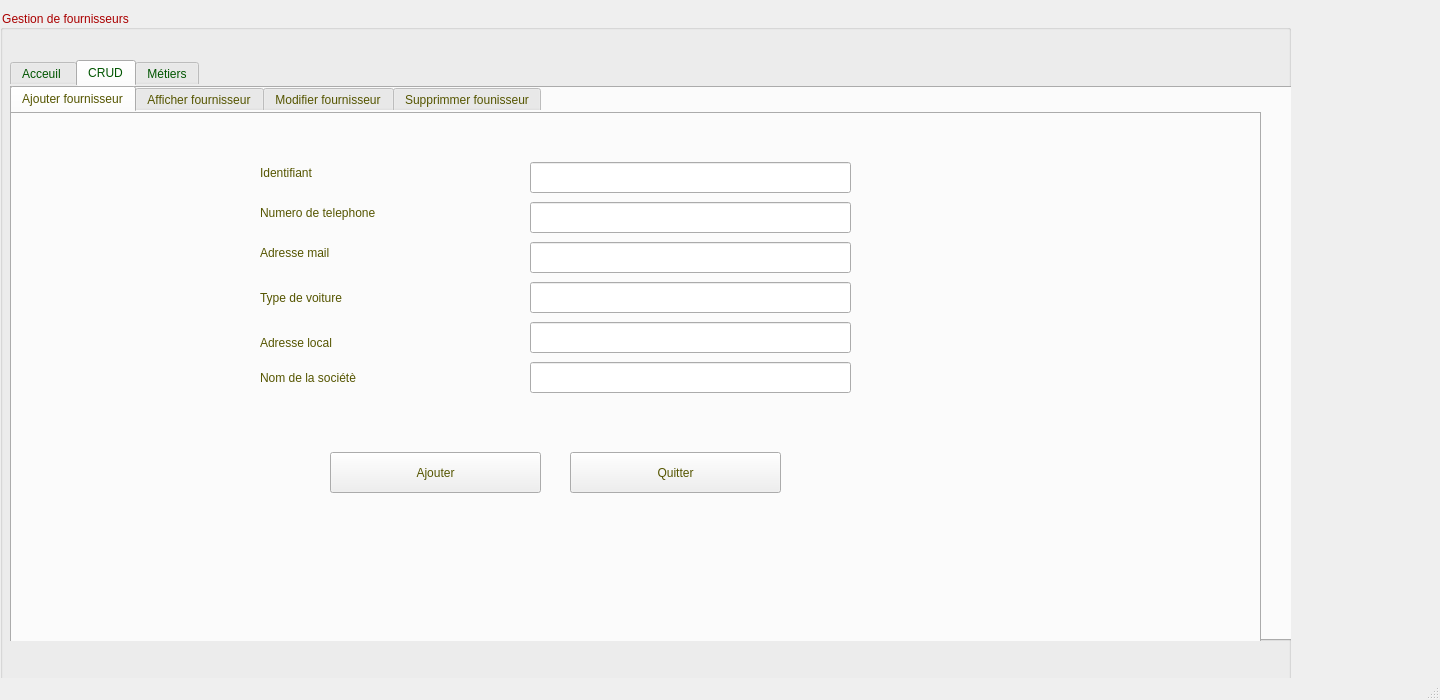
<?xml version="1.0" encoding="UTF-8"?>
<ui version="4.0">
 <class>MainWindow</class>
 <widget class="QMainWindow" name="MainWindow">
  <property name="geometry">
   <rect>
    <x>0</x>
    <y>0</y>
    <width>1440</width>
    <height>700</height>
   </rect>
  </property>
  <property name="windowTitle">
   <string>MainWindow</string>
  </property>
  <property name="styleSheet">
   <string notr="true">font: 25 28pt &quot;Yu Gothic UI Light&quot;;
font: 20pt &quot;MS Shell Dlg 2&quot;;</string>
  </property>
  <widget class="QWidget" name="centralwidget">
   <widget class="QGroupBox" name="groupBox">
    <property name="geometry">
     <rect>
      <x>0</x>
      <y>10</y>
      <width>1291</width>
      <height>731</height>
     </rect>
    </property>
    <property name="styleSheet">
     <string notr="true">font: 75 italic 22pt &quot;Sitka Banner&quot;;
border-color: rgb(0, 0, 0);
color: rgb(170, 0, 0);</string>
    </property>
    <property name="title">
     <string>Gestion de fournisseurs</string>
    </property>
    <widget class="QTabWidget" name="tabWidget">
     <property name="geometry">
      <rect>
       <x>10</x>
       <y>50</y>
       <width>1291</width>
       <height>581</height>
      </rect>
     </property>
     <property name="styleSheet">
      <string notr="true">font: 75 20pt &quot;Sitka Display&quot;;
border-color: rgb(0, 0, 0);
color: rgb(0, 85, 0);</string>
     </property>
     <property name="currentIndex">
      <number>1</number>
     </property>
     <widget class="QWidget" name="tab_3">
      <attribute name="title">
       <string>Acceuil </string>
      </attribute>
     </widget>
     <widget class="QWidget" name="tab_4">
      <attribute name="title">
       <string>CRUD</string>
      </attribute>
      <widget class="QTabWidget" name="tabWidget_3">
       <property name="geometry">
        <rect>
         <x>0</x>
         <y>0</y>
         <width>1251</width>
         <height>591</height>
        </rect>
       </property>
       <property name="styleSheet">
        <string notr="true">font: 16pt &quot;MS Shell Dlg 2&quot;;
border-color: rgb(0, 0, 0);
color: rgb(85, 85, 0);
font: 16pt &quot;Palatino Linotype&quot;;</string>
       </property>
       <property name="currentIndex">
        <number>0</number>
       </property>
       <widget class="QWidget" name="tab_8">
        <attribute name="title">
         <string>Ajouter fournisseur</string>
        </attribute>
        <widget class="QPushButton" name="pb_ajouter">
         <property name="geometry">
          <rect>
           <x>320</x>
           <y>340</y>
           <width>211</width>
           <height>41</height>
          </rect>
         </property>
         <property name="text">
          <string>Ajouter</string>
         </property>
        </widget>
        <widget class="QLineEdit" name="le_nom">
         <property name="geometry">
          <rect>
           <x>520</x>
           <y>250</y>
           <width>321</width>
           <height>31</height>
          </rect>
         </property>
        </widget>
        <widget class="QLineEdit" name="le_id">
         <property name="geometry">
          <rect>
           <x>520</x>
           <y>50</y>
           <width>321</width>
           <height>31</height>
          </rect>
         </property>
         <property name="styleSheet">
          <string notr="true"/>
         </property>
        </widget>
        <widget class="QLabel" name="label_8">
         <property name="geometry">
          <rect>
           <x>250</x>
           <y>160</y>
           <width>231</width>
           <height>51</height>
          </rect>
         </property>
         <property name="text">
          <string>Type de voiture</string>
         </property>
        </widget>
        <widget class="QLineEdit" name="le_voiture">
         <property name="geometry">
          <rect>
           <x>520</x>
           <y>210</y>
           <width>321</width>
           <height>31</height>
          </rect>
         </property>
        </widget>
        <widget class="QLabel" name="label_9">
         <property name="geometry">
          <rect>
           <x>250</x>
           <y>250</y>
           <width>271</width>
           <height>31</height>
          </rect>
         </property>
         <property name="text">
          <string>Nom de la sociétè</string>
         </property>
        </widget>
        <widget class="QLabel" name="label_10">
         <property name="geometry">
          <rect>
           <x>250</x>
           <y>120</y>
           <width>201</width>
           <height>41</height>
          </rect>
         </property>
         <property name="text">
          <string>Adresse mail</string>
         </property>
        </widget>
        <widget class="QLineEdit" name="le_mail">
         <property name="geometry">
          <rect>
           <x>520</x>
           <y>130</y>
           <width>321</width>
           <height>31</height>
          </rect>
         </property>
        </widget>
        <widget class="QLabel" name="label_11">
         <property name="geometry">
          <rect>
           <x>250</x>
           <y>40</y>
           <width>171</width>
           <height>41</height>
          </rect>
         </property>
         <property name="text">
          <string>Identifiant</string>
         </property>
        </widget>
        <widget class="QLineEdit" name="le_num">
         <property name="geometry">
          <rect>
           <x>520</x>
           <y>90</y>
           <width>321</width>
           <height>31</height>
          </rect>
         </property>
        </widget>
        <widget class="QLineEdit" name="le_adresse">
         <property name="geometry">
          <rect>
           <x>520</x>
           <y>170</y>
           <width>321</width>
           <height>31</height>
          </rect>
         </property>
        </widget>
        <widget class="QLabel" name="label_12">
         <property name="geometry">
          <rect>
           <x>250</x>
           <y>70</y>
           <width>261</width>
           <height>61</height>
          </rect>
         </property>
         <property name="text">
          <string>Numero de telephone</string>
         </property>
        </widget>
        <widget class="QLabel" name="label_13">
         <property name="geometry">
          <rect>
           <x>250</x>
           <y>210</y>
           <width>231</width>
           <height>41</height>
          </rect>
         </property>
         <property name="text">
          <string>Adresse local</string>
         </property>
        </widget>
        <widget class="QPushButton" name="exitBtn_3">
         <property name="geometry">
          <rect>
           <x>560</x>
           <y>340</y>
           <width>211</width>
           <height>41</height>
          </rect>
         </property>
         <property name="text">
          <string>Quitter</string>
         </property>
         <property name="icon">
          <iconset>
           <normaloff>:/images/images/remove.png</normaloff>:/images/images/remove.png</iconset>
         </property>
        </widget>
       </widget>
       <widget class="QWidget" name="tab_9">
        <attribute name="title">
         <string>Afficher fournisseur</string>
        </attribute>
        <widget class="QTableView" name="tab_fournisseur">
         <property name="geometry">
          <rect>
           <x>80</x>
           <y>40</y>
           <width>1100</width>
           <height>381</height>
          </rect>
         </property>
         <property name="sizePolicy">
          <sizepolicy hsizetype="Expanding" vsizetype="Expanding">
           <horstretch>1</horstretch>
           <verstretch>0</verstretch>
          </sizepolicy>
         </property>
         <property name="toolTip">
          <string>&lt;html&gt;&lt;head/&gt;&lt;body&gt;&lt;p&gt;&lt;br/&gt;&lt;/p&gt;&lt;/body&gt;&lt;/html&gt;</string>
         </property>
         <property name="styleSheet">
          <string notr="true">font: 75 italic 16pt &quot;Rockwell&quot;;</string>
         </property>
         <property name="autoScrollMargin">
          <number>25</number>
         </property>
         <property name="sortingEnabled">
          <bool>false</bool>
         </property>
         <property name="wordWrap">
          <bool>false</bool>
         </property>
        </widget>
       </widget>
       <widget class="QWidget" name="tab_10">
        <attribute name="title">
         <string>Modifier fournisseur</string>
        </attribute>
        <widget class="QLineEdit" name="le_id_2">
         <property name="geometry">
          <rect>
           <x>540</x>
           <y>50</y>
           <width>271</width>
           <height>31</height>
          </rect>
         </property>
        </widget>
        <widget class="QLineEdit" name="le_num_2">
         <property name="geometry">
          <rect>
           <x>540</x>
           <y>90</y>
           <width>271</width>
           <height>31</height>
          </rect>
         </property>
        </widget>
        <widget class="QLineEdit" name="le_mail_2">
         <property name="geometry">
          <rect>
           <x>540</x>
           <y>130</y>
           <width>271</width>
           <height>31</height>
          </rect>
         </property>
        </widget>
        <widget class="QLineEdit" name="le_adresse_2">
         <property name="geometry">
          <rect>
           <x>540</x>
           <y>170</y>
           <width>271</width>
           <height>31</height>
          </rect>
         </property>
        </widget>
        <widget class="QLineEdit" name="le_voiture_2">
         <property name="geometry">
          <rect>
           <x>540</x>
           <y>210</y>
           <width>271</width>
           <height>31</height>
          </rect>
         </property>
        </widget>
        <widget class="QLineEdit" name="le_nom_2">
         <property name="geometry">
          <rect>
           <x>540</x>
           <y>250</y>
           <width>271</width>
           <height>31</height>
          </rect>
         </property>
        </widget>
        <widget class="QLabel" name="label_18">
         <property name="geometry">
          <rect>
           <x>290</x>
           <y>90</y>
           <width>291</width>
           <height>31</height>
          </rect>
         </property>
         <property name="text">
          <string>Numero de telephone</string>
         </property>
        </widget>
        <widget class="QLabel" name="label_20">
         <property name="geometry">
          <rect>
           <x>290</x>
           <y>170</y>
           <width>231</width>
           <height>20</height>
          </rect>
         </property>
         <property name="text">
          <string>Adresse local</string>
         </property>
        </widget>
        <widget class="QLabel" name="label_21">
         <property name="geometry">
          <rect>
           <x>290</x>
           <y>210</y>
           <width>181</width>
           <height>16</height>
          </rect>
         </property>
         <property name="text">
          <string>Adresse mail</string>
         </property>
        </widget>
        <widget class="QLabel" name="label_19">
         <property name="geometry">
          <rect>
           <x>290</x>
           <y>60</y>
           <width>171</width>
           <height>16</height>
          </rect>
         </property>
         <property name="text">
          <string>Identifiant</string>
         </property>
        </widget>
        <widget class="QLabel" name="label_14">
         <property name="geometry">
          <rect>
           <x>290</x>
           <y>140</y>
           <width>331</width>
           <height>16</height>
          </rect>
         </property>
         <property name="text">
          <string>Nom de la sociétè</string>
         </property>
        </widget>
        <widget class="QLabel" name="label_17">
         <property name="geometry">
          <rect>
           <x>290</x>
           <y>240</y>
           <width>221</width>
           <height>41</height>
          </rect>
         </property>
         <property name="text">
          <string>Type de voiture</string>
         </property>
        </widget>
        <widget class="QPushButton" name="pb_modifier">
         <property name="geometry">
          <rect>
           <x>350</x>
           <y>360</y>
           <width>131</width>
           <height>31</height>
          </rect>
         </property>
         <property name="text">
          <string>modifier</string>
         </property>
        </widget>
        <widget class="QPushButton" name="exitBtn_2">
         <property name="geometry">
          <rect>
           <x>540</x>
           <y>360</y>
           <width>131</width>
           <height>31</height>
          </rect>
         </property>
         <property name="text">
          <string>Quitter</string>
         </property>
         <property name="icon">
          <iconset>
           <normaloff>:/images/images/remove.png</normaloff>:/images/images/remove.png</iconset>
         </property>
        </widget>
       </widget>
       <widget class="QWidget" name="ezvjnzvjznvozivzoiv">
        <attribute name="title">
         <string>Supprimmer founisseur</string>
        </attribute>
        <widget class="QLineEdit" name="le_id_sup">
         <property name="geometry">
          <rect>
           <x>310</x>
           <y>60</y>
           <width>451</width>
           <height>41</height>
          </rect>
         </property>
        </widget>
        <widget class="QPushButton" name="pb_supprimer">
         <property name="geometry">
          <rect>
           <x>780</x>
           <y>60</y>
           <width>311</width>
           <height>41</height>
          </rect>
         </property>
         <property name="text">
          <string>Supprimer</string>
         </property>
        </widget>
        <widget class="QLabel" name="label_37">
         <property name="geometry">
          <rect>
           <x>110</x>
           <y>50</y>
           <width>201</width>
           <height>51</height>
          </rect>
         </property>
         <property name="text">
          <string>Identifiant</string>
         </property>
        </widget>
        <widget class="QPushButton" name="exitBtn_4">
         <property name="geometry">
          <rect>
           <x>440</x>
           <y>260</y>
           <width>211</width>
           <height>41</height>
          </rect>
         </property>
         <property name="text">
          <string>Quitter</string>
         </property>
         <property name="icon">
          <iconset>
           <normaloff>:/images/images/remove.png</normaloff>:/images/images/remove.png</iconset>
         </property>
        </widget>
       </widget>
      </widget>
     </widget>
     <widget class="QWidget" name="tab_5">
      <attribute name="title">
       <string>Métiers</string>
      </attribute>
      <widget class="QTabWidget" name="tabWidget_4">
       <property name="geometry">
        <rect>
         <x>0</x>
         <y>0</y>
         <width>1221</width>
         <height>451</height>
        </rect>
       </property>
       <property name="minimumSize">
        <size>
         <width>661</width>
         <height>351</height>
        </size>
       </property>
       <property name="styleSheet">
        <string notr="true">color: rgb(85, 85, 0);
border-color: rgb(0, 0, 0);</string>
       </property>
       <property name="currentIndex">
        <number>0</number>
       </property>
       <widget class="QWidget" name="tab_16">
        <attribute name="title">
         <string>Rechercher fournisseur</string>
        </attribute>
        <widget class="QLineEdit" name="lineEdit_recherche">
         <property name="geometry">
          <rect>
           <x>20</x>
           <y>10</y>
           <width>901</width>
           <height>41</height>
          </rect>
         </property>
        </widget>
        <widget class="QPushButton" name="lineEdit_recherche_1">
         <property name="geometry">
          <rect>
           <x>960</x>
           <y>10</y>
           <width>201</width>
           <height>41</height>
          </rect>
         </property>
         <property name="text">
          <string>Rechercher</string>
         </property>
        </widget>
        <widget class="QTableView" name="tab_fournisseur_1">
         <property name="geometry">
          <rect>
           <x>20</x>
           <y>60</y>
           <width>1141</width>
           <height>261</height>
          </rect>
         </property>
         <property name="styleSheet">
          <string notr="true">
font: 63 16pt &quot;Yu Gothic UI&quot;;</string>
         </property>
        </widget>
        <widget class="QPushButton" name="exitBtn_6">
         <property name="geometry">
          <rect>
           <x>540</x>
           <y>330</y>
           <width>141</width>
           <height>41</height>
          </rect>
         </property>
         <property name="text">
          <string>Quitter</string>
         </property>
         <property name="icon">
          <iconset>
           <normaloff>:/images/images/remove.png</normaloff>:/images/images/remove.png</iconset>
         </property>
        </widget>
       </widget>
       <widget class="QWidget" name="tab_17">
        <attribute name="title">
         <string>Authentification</string>
        </attribute>
        <widget class="QGroupBox" name="groupBox_2">
         <property name="geometry">
          <rect>
           <x>10</x>
           <y>10</y>
           <width>1221</width>
           <height>431</height>
          </rect>
         </property>
         <property name="title">
          <string>profil</string>
         </property>
         <widget class="QLineEdit" name="lineEdit">
          <property name="geometry">
           <rect>
            <x>440</x>
            <y>60</y>
            <width>191</width>
            <height>31</height>
           </rect>
          </property>
         </widget>
         <widget class="QLineEdit" name="lineEdit_2">
          <property name="geometry">
           <rect>
            <x>440</x>
            <y>140</y>
            <width>191</width>
            <height>31</height>
           </rect>
          </property>
         </widget>
         <widget class="QLineEdit" name="lineEdit_3">
          <property name="geometry">
           <rect>
            <x>440</x>
            <y>100</y>
            <width>191</width>
            <height>31</height>
           </rect>
          </property>
         </widget>
         <widget class="QLabel" name="label">
          <property name="geometry">
           <rect>
            <x>290</x>
            <y>60</y>
            <width>121</width>
            <height>31</height>
           </rect>
          </property>
          <property name="text">
           <string>login</string>
          </property>
         </widget>
         <widget class="QLabel" name="label_2">
          <property name="geometry">
           <rect>
            <x>200</x>
            <y>100</y>
            <width>231</width>
            <height>31</height>
           </rect>
          </property>
          <property name="text">
           <string>saisir le mot de passe </string>
          </property>
         </widget>
         <widget class="QLabel" name="label_3">
          <property name="geometry">
           <rect>
            <x>150</x>
            <y>140</y>
            <width>291</width>
            <height>31</height>
           </rect>
          </property>
          <property name="text">
           <string>confirmer le mot de passe</string>
          </property>
         </widget>
         <widget class="QPushButton" name="pb_log_in">
          <property name="geometry">
           <rect>
            <x>270</x>
            <y>230</y>
            <width>141</width>
            <height>31</height>
           </rect>
          </property>
          <property name="text">
           <string>log in</string>
          </property>
         </widget>
         <widget class="QPushButton" name="exitBtn_5">
          <property name="geometry">
           <rect>
            <x>440</x>
            <y>230</y>
            <width>161</width>
            <height>31</height>
           </rect>
          </property>
          <property name="text">
           <string>Quitter</string>
          </property>
          <property name="icon">
           <iconset>
            <normaloff>:/images/images/remove.png</normaloff>:/images/images/remove.png</iconset>
          </property>
         </widget>
        </widget>
       </widget>
       <widget class="QWidget" name="tab_18">
        <attribute name="title">
         <string>Statistique</string>
        </attribute>
       </widget>
       <widget class="QWidget" name="tab_19">
        <attribute name="title">
         <string>archiver facture</string>
        </attribute>
       </widget>
       <widget class="QWidget" name="tab_20">
        <attribute name="title">
         <string>Mailling</string>
        </attribute>
        <widget class="QLineEdit" name="server">
         <property name="geometry">
          <rect>
           <x>240</x>
           <y>10</y>
           <width>241</width>
           <height>20</height>
          </rect>
         </property>
         <property name="styleSheet">
          <string notr="true">font: 11pt &quot;NSimSun&quot;;</string>
         </property>
        </widget>
        <widget class="QLineEdit" name="port">
         <property name="geometry">
          <rect>
           <x>240</x>
           <y>30</y>
           <width>241</width>
           <height>20</height>
          </rect>
         </property>
        </widget>
        <widget class="QLineEdit" name="paswd">
         <property name="geometry">
          <rect>
           <x>240</x>
           <y>70</y>
           <width>241</width>
           <height>20</height>
          </rect>
         </property>
        </widget>
        <widget class="QLineEdit" name="rcpt">
         <property name="geometry">
          <rect>
           <x>240</x>
           <y>90</y>
           <width>241</width>
           <height>20</height>
          </rect>
         </property>
        </widget>
        <widget class="QLineEdit" name="msg">
         <property name="geometry">
          <rect>
           <x>240</x>
           <y>130</y>
           <width>241</width>
           <height>151</height>
          </rect>
         </property>
        </widget>
        <widget class="QPushButton" name="exitBtn">
         <property name="geometry">
          <rect>
           <x>351</x>
           <y>290</y>
           <width>75</width>
           <height>24</height>
          </rect>
         </property>
         <property name="styleSheet">
          <string notr="true">font: 6pt &quot;MS Shell Dlg 2&quot;;
font: 10pt &quot;MS Shell Dlg 2&quot;;</string>
         </property>
         <property name="text">
          <string>Quitter</string>
         </property>
         <property name="icon">
          <iconset>
           <normaloff>:/images/images/remove.png</normaloff>:/images/images/remove.png</iconset>
         </property>
        </widget>
        <widget class="QPushButton" name="sendBtn">
         <property name="geometry">
          <rect>
           <x>270</x>
           <y>290</y>
           <width>75</width>
           <height>24</height>
          </rect>
         </property>
         <property name="styleSheet">
          <string notr="true">font: 10pt &quot;MS Shell Dlg 2&quot;;</string>
         </property>
         <property name="text">
          <string>Envoyer</string>
         </property>
         <property name="icon">
          <iconset>
           <normaloff>:/images/images/send.png</normaloff>:/images/images/send.png</iconset>
         </property>
        </widget>
        <widget class="QLineEdit" name="uname">
         <property name="geometry">
          <rect>
           <x>240</x>
           <y>50</y>
           <width>241</width>
           <height>20</height>
          </rect>
         </property>
        </widget>
        <widget class="QLineEdit" name="subject">
         <property name="geometry">
          <rect>
           <x>240</x>
           <y>110</y>
           <width>241</width>
           <height>20</height>
          </rect>
         </property>
        </widget>
        <widget class="QLabel" name="label_7">
         <property name="geometry">
          <rect>
           <x>180</x>
           <y>140</y>
           <width>46</width>
           <height>24</height>
          </rect>
         </property>
         <property name="styleSheet">
          <string notr="true">font: 10pt &quot;MS Shell Dlg 2&quot;;</string>
         </property>
         <property name="text">
          <string>Message:</string>
         </property>
        </widget>
        <widget class="QLabel" name="label_6">
         <property name="geometry">
          <rect>
           <x>180</x>
           <y>110</y>
           <width>31</width>
           <height>20</height>
          </rect>
         </property>
         <property name="styleSheet">
          <string notr="true">font: 10pt &quot;MS Shell Dlg 2&quot;;</string>
         </property>
         <property name="text">
          <string>Objet:</string>
         </property>
        </widget>
        <widget class="QLabel" name="label_4">
         <property name="geometry">
          <rect>
           <x>150</x>
           <y>50</y>
           <width>42</width>
           <height>20</height>
          </rect>
         </property>
         <property name="styleSheet">
          <string notr="true">font: 10pt &quot;MS Shell Dlg 2&quot;;</string>
         </property>
         <property name="text">
          <string>Adresse:</string>
         </property>
        </widget>
        <widget class="QLabel" name="label_5">
         <property name="geometry">
          <rect>
           <x>150</x>
           <y>70</y>
           <width>69</width>
           <height>20</height>
          </rect>
         </property>
         <property name="styleSheet">
          <string notr="true">font: 10pt &quot;MS Shell Dlg 2&quot;;</string>
         </property>
         <property name="text">
          <string>Mot de passe:</string>
         </property>
        </widget>
        <widget class="QLabel" name="label_15">
         <property name="geometry">
          <rect>
           <x>170</x>
           <y>90</y>
           <width>62</width>
           <height>20</height>
          </rect>
         </property>
         <property name="styleSheet">
          <string notr="true">font: 10pt &quot;MS Shell Dlg 2&quot;;</string>
         </property>
         <property name="text">
          <string>Destinataire:</string>
         </property>
        </widget>
        <widget class="QLabel" name="label_16">
         <property name="geometry">
          <rect>
           <x>150</x>
           <y>10</y>
           <width>91</width>
           <height>20</height>
          </rect>
         </property>
         <property name="styleSheet">
          <string notr="true">font: 10pt &quot;MS Shell Dlg 2&quot;;
</string>
         </property>
         <property name="text">
          <string>Smtp-server:</string>
         </property>
        </widget>
        <widget class="QLabel" name="label_22">
         <property name="geometry">
          <rect>
           <x>150</x>
           <y>30</y>
           <width>91</width>
           <height>20</height>
          </rect>
         </property>
         <property name="styleSheet">
          <string notr="true">font: 10pt &quot;MS Shell Dlg 2&quot;;</string>
         </property>
         <property name="text">
          <string>Server port:</string>
         </property>
        </widget>
        <widget class="QPushButton" name="deconnexion">
         <property name="geometry">
          <rect>
           <x>550</x>
           <y>290</y>
           <width>91</width>
           <height>31</height>
          </rect>
         </property>
         <property name="styleSheet">
          <string notr="true">font: 10pt &quot;MS Shell Dlg 2&quot;;</string>
         </property>
         <property name="text">
          <string>Déconnexion</string>
         </property>
         <property name="icon">
          <iconset>
           <normaloff>:/images/images/15495470391574055266-64.png</normaloff>:/images/images/15495470391574055266-64.png</iconset>
         </property>
        </widget>
       </widget>
      </widget>
     </widget>
    </widget>
   </widget>
  </widget>
  <widget class="QStatusBar" name="statusbar"/>
 </widget>
 <resources/>
 <connections/>
</ui>
